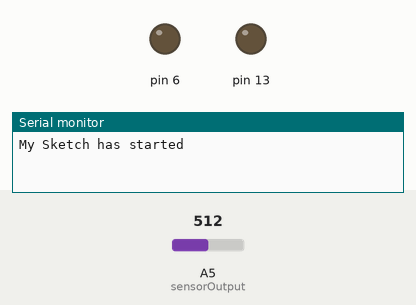
This sketch was run on a simulated Arduino Uno, built with avr-gcc and run on an emulated ATmega328P. Shown: output pins drawn as LEDs (lit = HIGH), the last lines printed to the serial monitor. The inputs (shaded band) are chosen by the test bench; at power-on: A5 (sensorOutput) = 512.

Above: at 1.2 s.
1.3 s: A5 (sensorOutput) set to 985
2.8 s: A5 (sensorOutput) set to 1017
At 4.0 s:
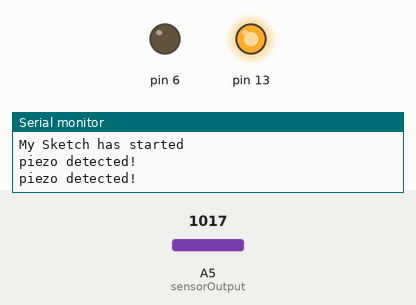
4.3 s: A5 (sensorOutput) set to 990
At 5.7 s:
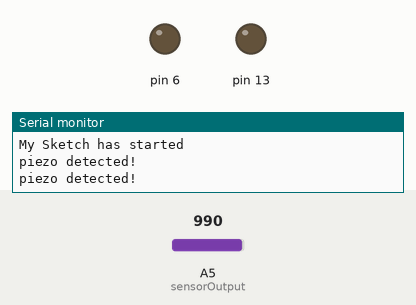
6.3 s: A5 (sensorOutput) set to 1010
At 6.8 s:
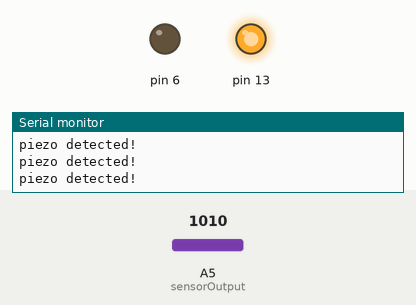
Timing chart, 0 to 8.8 s (numbered marks = the images above; inputs shaded):
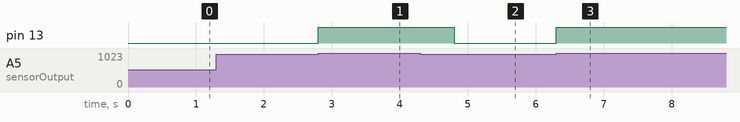

The sketch:

Arduino_with_piezo_sensor.ino
```cpp
int pirstate = 0;
int piezoState = 0;
int threshold =1000;
int sensorOutput = A5;
void setup() {
  // put your setup code here, to run once:
pinMode(8, INPUT);
pinMode(13, OUTPUT);
pinMode(sensorOutput,INPUT);
pinMode(6,OUTPUT);
Serial.begin(9600); // Other baud rates can be used...
Serial.println("My Sketch has started");

}

void loop() {
  // put your main code here, to run repeatedly:

piezoState = analogRead(sensorOutput);


if( piezoState >= threshold  ){

Serial.println("piezo detected!");
digitalWrite(13, HIGH);
delay(1000);

}
else {
  digitalWrite(13, LOW);
}

}
```

Measured:
- the behaviour switches between 999 and 1000 on A5 (sensorOutput) (found by bisection; images 0 and 1)
- after the input at 1.3 s, every drawn part: stays the same
- after the input at 2.8 s, pin 13: LOW → HIGH at once
- after the input at 4.3 s, pin 13: HIGH → LOW after 0.50 s
- after the input at 6.3 s, pin 13: LOW → HIGH at once
